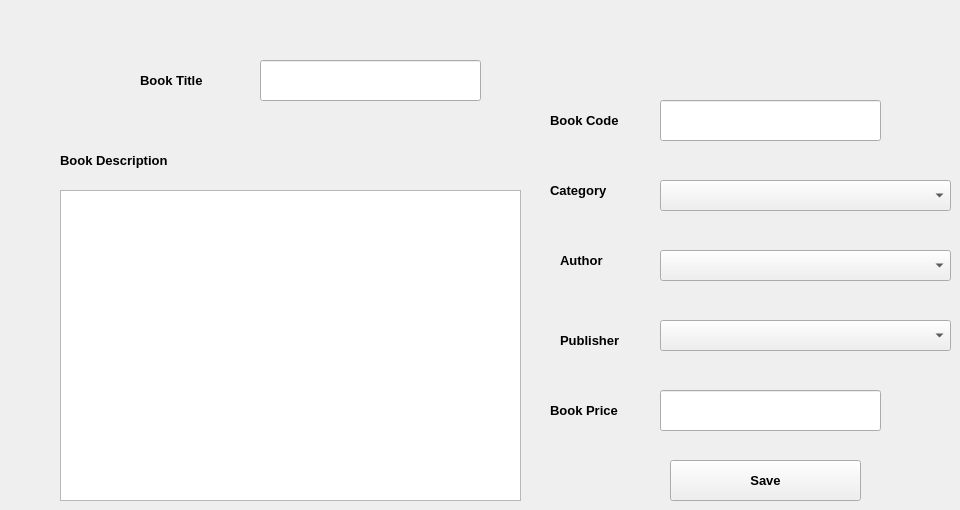
      <widget class="QWidget" name="tab_5">
       <attribute name="title">
        <string>Add New Book</string>
       </attribute>
       <widget class="QLineEdit" name="lineEdit_2">
        <property name="geometry">
         <rect>
          <x>260</x>
          <y>60</y>
          <width>221</width>
          <height>41</height>
         </rect>
        </property>
       </widget>
       <widget class="QComboBox" name="comboBox_4">
        <property name="geometry">
         <rect>
          <x>660</x>
          <y>320</y>
          <width>291</width>
          <height>31</height>
         </rect>
        </property>
       </widget>
       <widget class="QComboBox" name="comboBox_5">
        <property name="geometry">
         <rect>
          <x>660</x>
          <y>180</y>
          <width>291</width>
          <height>31</height>
         </rect>
        </property>
       </widget>
       <widget class="QComboBox" name="comboBox_6">
        <property name="geometry">
         <rect>
          <x>660</x>
          <y>250</y>
          <width>291</width>
          <height>31</height>
         </rect>
        </property>
       </widget>
       <widget class="QLineEdit" name="lineEdit_4">
        <property name="geometry">
         <rect>
          <x>660</x>
          <y>100</y>
          <width>221</width>
          <height>41</height>
         </rect>
        </property>
       </widget>
       <widget class="QLineEdit" name="lineEdit_5">
        <property name="geometry">
         <rect>
          <x>660</x>
          <y>390</y>
          <width>221</width>
          <height>41</height>
         </rect>
        </property>
       </widget>
       <widget class="QLabel" name="label_3">
        <property name="geometry">
         <rect>
          <x>140</x>
          <y>60</y>
          <width>101</width>
          <height>41</height>
         </rect>
        </property>
        <property name="font">
         <font>
          <pointsize>10</pointsize>
          <weight>75</weight>
          <bold>true</bold>
         </font>
        </property>
        <property name="text">
         <string>Book Title</string>
        </property>
       </widget>
       <widget class="QLabel" name="label_4">
        <property name="geometry">
         <rect>
          <x>550</x>
          <y>100</y>
          <width>101</width>
          <height>41</height>
         </rect>
        </property>
        <property name="font">
         <font>
          <pointsize>10</pointsize>
          <weight>75</weight>
          <bold>true</bold>
         </font>
        </property>
        <property name="text">
         <string>Book Code</string>
        </property>
       </widget>
       <widget class="QLabel" name="label_5">
        <property name="geometry">
         <rect>
          <x>550</x>
          <y>390</y>
          <width>101</width>
          <height>41</height>
         </rect>
        </property>
        <property name="font">
         <font>
          <pointsize>10</pointsize>
          <weight>75</weight>
          <bold>true</bold>
         </font>
        </property>
        <property name="text">
         <string>Book Price</string>
        </property>
       </widget>
       <widget class="QPushButton" name="pushButton_7">
        <property name="geometry">
         <rect>
          <x>670</x>
          <y>460</y>
          <width>191</width>
          <height>41</height>
         </rect>
        </property>
        <property name="font">
         <font>
          <pointsize>10</pointsize>
          <weight>75</weight>
          <bold>true</bold>
         </font>
        </property>
        <property name="text">
         <string>Save</string>
        </property>
       </widget>
       <widget class="QLabel" name="label_6">
        <property name="geometry">
         <rect>
          <x>550</x>
          <y>170</y>
          <width>91</width>
          <height>41</height>
         </rect>
        </property>
        <property name="font">
         <font>
          <pointsize>10</pointsize>
          <weight>75</weight>
          <bold>true</bold>
         </font>
        </property>
        <property name="text">
         <string>Category</string>
        </property>
       </widget>
       <widget class="QLabel" name="label_7">
        <property name="geometry">
         <rect>
          <x>560</x>
          <y>240</y>
          <width>71</width>
          <height>41</height>
         </rect>
        </property>
        <property name="font">
         <font>
          <pointsize>10</pointsize>
          <weight>75</weight>
          <bold>true</bold>
         </font>
        </property>
        <property name="text">
         <string>Author</string>
        </property>
       </widget>
       <widget class="QLabel" name="label_8">
        <property name="geometry">
         <rect>
          <x>560</x>
          <y>320</y>
          <width>91</width>
          <height>41</height>
         </rect>
        </property>
        <property name="font">
         <font>
          <pointsize>10</pointsize>
          <weight>75</weight>
          <bold>true</bold>
         </font>
        </property>
        <property name="text">
         <string>Publisher</string>
        </property>
       </widget>
       <widget class="QTextEdit" name="textEdit">
        <property name="geometry">
         <rect>
          <x>60</x>
          <y>190</y>
          <width>461</width>
          <height>311</height>
         </rect>
        </property>
       </widget>
       <widget class="QLabel" name="label_23">
        <property name="geometry">
         <rect>
          <x>60</x>
          <y>140</y>
          <width>161</width>
          <height>41</height>
         </rect>
        </property>
        <property name="font">
         <font>
          <pointsize>10</pointsize>
          <weight>75</weight>
          <bold>true</bold>
         </font>
        </property>
        <property name="text">
         <string>Book Description</string>
        </property>
       </widget>
      </widget>
